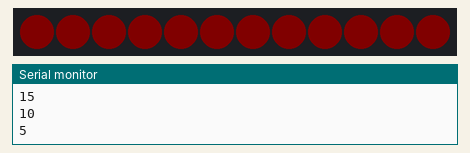
Simulated run of this sketch. Board: Arduino Uno, built with avr-gcc and run on an emulated ATmega328P. Shown: 12 RGB LEDs in strip order, left to right, the last lines printed to the serial monitor. Dim RGB values are drawn brighter than linear.

Above: at 5.15 s.
At 10.35 s:
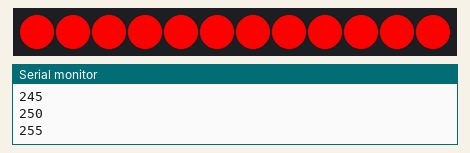

Measured:
- by itself, everything shown: repeats every 10.4 s, in 100 steps

The sketch:

FadingtoBlack.ino
```cpp
#include <Adafruit_NeoPixel.h>
#ifdef __AVR__
#include <avr/power.h>
#endif

int const NUM_PIXELS = 12;
int8_t const PIN = 11;
Adafruit_NeoPixel pixels;

void setup() {
  Serial.begin(9600);
  pixels = Adafruit_NeoPixel(NUM_PIXELS, PIN, NEO_GRB+NEO_KHZ800);
  pixels.begin();
  pixels.show(); // Init all pixels to "off"
}
void loop() {
    // Colors are defined in 0xRRGGBB format.
  /*
   *    pixels.setPixelColor(i, 0x000000);
   *    pixels.setPixelColor(i, 0xFF8000);
   */
    pixels.setPixelColor(1, 0xFF0000);
    pixels.setPixelColor(2, 0xFF0000);
    pixels.setPixelColor(3, 0xFF0000);
    pixels.setPixelColor(4, 0xFF0000);
    pixels.setPixelColor(5, 0xFF0000);
    pixels.setPixelColor(6, 0xFF0000);
    pixels.setPixelColor(7, 0xFF0000);
    pixels.setPixelColor(8, 0xFF0000);
    pixels.setPixelColor(9, 0xFF0000);
    pixels.setPixelColor(10, 0xFF0000);
    pixels.setPixelColor(11, 0xFF0000);
    pixels.setPixelColor(0, 0xFF0000);
    pixels.show();
    Serial.println("test");
    for (int j = 255; j > 0; j-=5) {
      Serial.println(j);
      pixels.setBrightness(j);
      pixels.show();
      delay(100);
    }
    for (int k = 5; k <= 255; k+=5) {
      Serial.println(k);
      pixels.setBrightness(k);
      pixels.show();
      delay(100);
    }
    delay(100);
}
```
